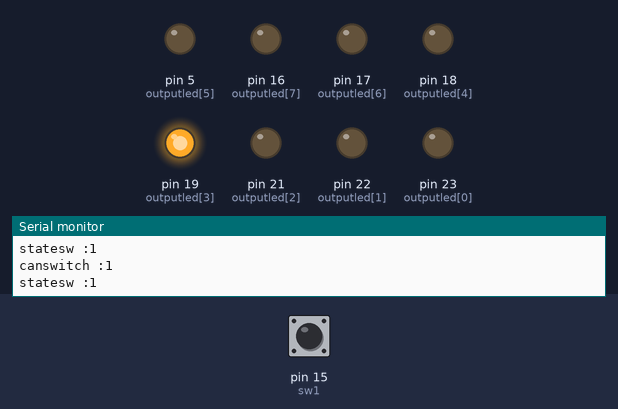
The sketch below on a simulated Arduino Mega 2560, built with avr-gcc and run on an emulated ATmega2560. Shown: output pins drawn as LEDs (lit = HIGH), the last lines printed to the serial monitor. Dashed ring = blinking. The test bench sets the inputs (shaded band); at power-on: pin 15 (sw1) HIGH.

Above: at 1.2 s.
1.3 s: pin 15 (sw1) pulled LOW for 0.15 s
At 2.6 s:
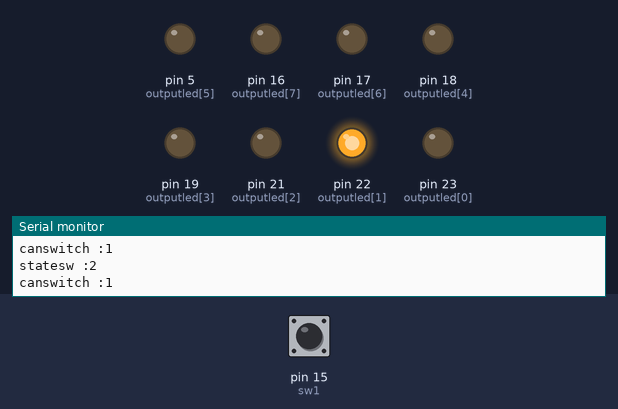
2.9 s: pin 15 (sw1) pulled LOW for 1 s
At 3.2 s:
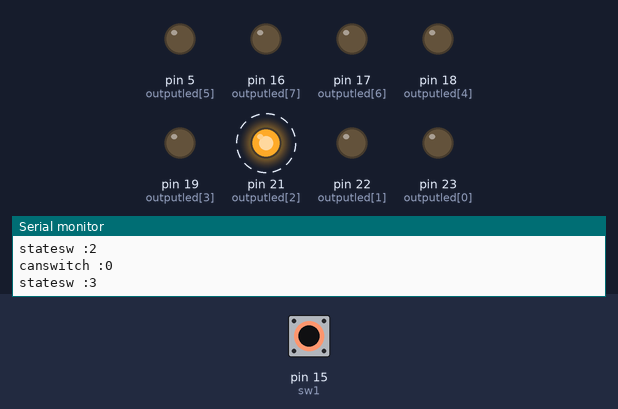
5.9 s: pin 15 (sw1) pulled LOW for 0.15 s
At 6.2 s:
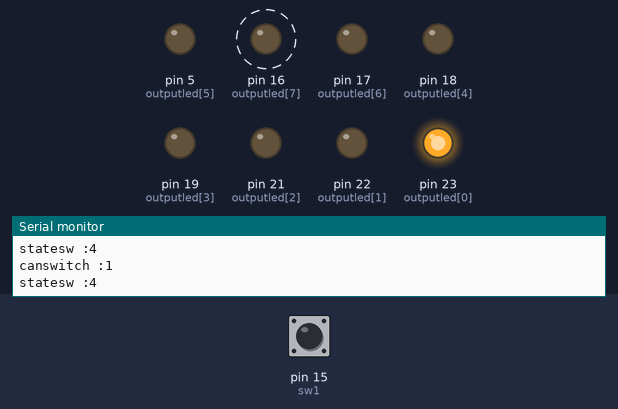
7.5 s: pin 15 (sw1) pulsed LOW 5 times (0.12 s each, 0.3 s apart)
At 7.82 s:
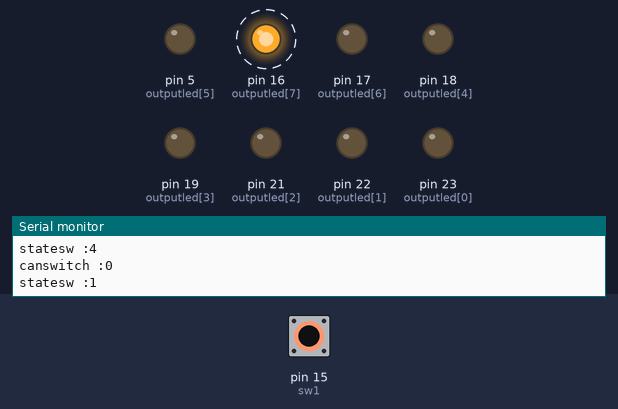
10.5 s: pin 15 (sw1) pulsed LOW 5 times (0.12 s each, 0.3 s apart)
At 13.0 s:
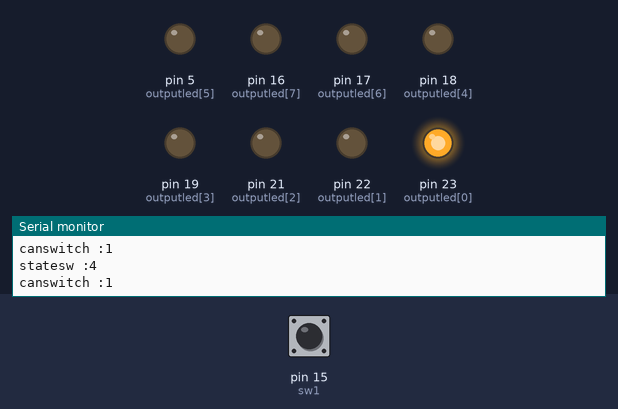
Timing chart, 0 to 14.5 s (numbered marks = the images above; inputs shaded):
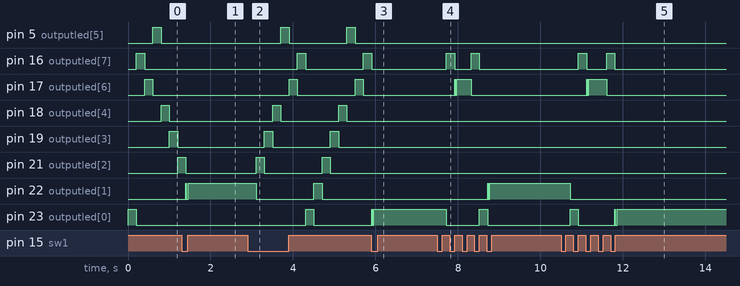

Measured:
- after the input at 1.3 s, pin 5 (outputled[5]): stays LOW (without the input it goes to HIGH after 0.90 s); pin 16 (outputled[7]): stays LOW (without the input it goes to HIGH after 0.50 s)
- after the input at 2.9 s, pin 5 (outputled[5]): alternates HIGH for 0.20 s and LOW for 1.4 s, starting after 0.81 s; pin 16 (outputled[7]): LOW → HIGH after 1.2 s, → LOW 0.20 s later, → HIGH 1.4 s later
- after the input at 5.9 s, pin 5 (outputled[5]): stays LOW (without the input it goes to HIGH after 1.0 s); pin 17 (outputled[6]): stays LOW (without the input it goes to HIGH after 1.2 s)
- after the input at 7.5 s, pin 16 (outputled[7]): alternates HIGH for 0.20 s and LOW for 0.40 s, 4 changes in all, then stays LOW, starting after 0.22 s; pin 17 (outputled[6]): LOW → HIGH after 0.42 s, → LOW 0.01 s later, → HIGH 0.04 s later, → LOW 0.35 s later
- after the input at 10.5 s, pin 16 (outputled[7]): alternates HIGH for 0.20 s and LOW for 0.48 s, 4 changes in all, then stays LOW, starting after 0.42 s; pin 17 (outputled[6]): LOW → HIGH after 0.62 s, → LOW 0.01 s later, → HIGH 0.04 s later, → LOW 0.43 s later

The sketch:

6.sw1.ino
```cpp
int outputled[] = { 23, 22, 21, 19, 18, 5, 17, 16 };
int sw1 = 15;

int currentLED = 0;
int statesw = 1;
bool canswitch = true;

void setup() {
  for (int i = 0; i < 8; i++) {
    pinMode(outputled[i], OUTPUT);
  }
  pinMode(sw1, INPUT_PULLUP);
  Serial.begin(9600);
}

void loop() {
  Serial.print("canswitch :");
  Serial.println(canswitch);
  Serial.print("statesw :");
  Serial.println(statesw);

  if (digitalRead(sw1) == HIGH && canswitch == false) {
    canswitch = true;
  }

  if (digitalRead(sw1) == LOW && canswitch == true) {
    canswitch = false;
    statesw++;
    if (statesw == 5) {
      statesw = 1;
    }
  }

  if (statesw == 1) {
    for (int i = 0; i < 8; i++) {
      digitalWrite(outputled[i], LOW);
    }

    digitalWrite(outputled[currentLED], HIGH);
    delay(200);

    currentLED = currentLED - 1;

    if (currentLED < 0) currentLED = 7;
  } else if (statesw == 2) {
    for (int i = 0; i < 8; i++) {
      digitalWrite(outputled[i], LOW);
    }

    digitalWrite(outputled[currentLED], HIGH);
  } else if (statesw == 3) {
    for (int i = 0; i < 8; i++) {
      digitalWrite(outputled[i], LOW);
    }

    digitalWrite(outputled[currentLED], HIGH);
    delay(200);

    currentLED = currentLED + 1;

    if (currentLED > 7) currentLED = 0;
  } else if (statesw == 4) {
    for (int i = 0; i < 8; i++) {
      digitalWrite(outputled[i], LOW);
    }
    digitalWrite(outputled[currentLED], HIGH);
  }
}
```
